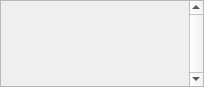
<?xml version="1.0" encoding="UTF-8"?>
<ui version="4.0">
 <class>OBSBasicMixer</class>
 <widget class="QWidget" name="OBSBasicMixer">
  <property name="geometry">
   <rect>
    <x>0</x>
    <y>0</y>
    <width>204</width>
    <height>87</height>
   </rect>
  </property>
  <layout class="QVBoxLayout" name="verticalLayout_4">
   <property name="spacing">
    <number>0</number>
   </property>
   <property name="leftMargin">
    <number>0</number>
   </property>
   <property name="topMargin">
    <number>0</number>
   </property>
   <property name="rightMargin">
    <number>0</number>
   </property>
   <property name="bottomMargin">
    <number>0</number>
   </property>
   <item>
    <widget class="QStackedWidget" name="stackedMixerArea">
     <widget class="VScrollArea" name="hMixerScrollArea">
      <property name="contextMenuPolicy">
       <enum>Qt::CustomContextMenu</enum>
      </property>
      <property name="frameShape">
       <enum>QFrame::StyledPanel</enum>
      </property>
      <property name="frameShadow">
       <enum>QFrame::Sunken</enum>
      </property>
      <property name="verticalScrollBarPolicy">
       <enum>Qt::ScrollBarAlwaysOn</enum>
      </property>
      <property name="horizontalScrollBarPolicy">
       <enum>Qt::ScrollBarAlwaysOff</enum>
      </property>
      <property name="widgetResizable">
       <bool>true</bool>
      </property>
      <widget class="QWidget" name="hVolumeWidgets">
       <property name="geometry">
        <rect>
         <x>0</x>
         <y>0</y>
         <width>67</width>
         <height>16</height>
        </rect>
       </property>
       <property name="sizePolicy">
        <sizepolicy hsizetype="Preferred" vsizetype="Maximum">
         <horstretch>0</horstretch>
         <verstretch>0</verstretch>
        </sizepolicy>
       </property>
       <layout class="QVBoxLayout" name="hVolControlLayout">
        <property name="spacing">
         <number>0</number>
        </property>
        <property name="leftMargin">
         <number>0</number>
        </property>
        <property name="topMargin">
         <number>0</number>
        </property>
        <property name="rightMargin">
         <number>0</number>
        </property>
        <property name="bottomMargin">
         <number>0</number>
        </property>
       </layout>
      </widget>
     </widget>
     <widget class="HScrollArea" name="vMixerScrollArea">
      <property name="contextMenuPolicy">
       <enum>Qt::CustomContextMenu</enum>
      </property>
      <property name="frameShape">
       <enum>QFrame::StyledPanel</enum>
      </property>
      <property name="frameShadow">
       <enum>QFrame::Sunken</enum>
      </property>
      <property name="verticalScrollBarPolicy">
       <enum>Qt::ScrollBarAlwaysOff</enum>
      </property>
      <property name="horizontalScrollBarPolicy">
       <enum>Qt::ScrollBarAlwaysOn</enum>
      </property>
      <property name="widgetResizable">
       <bool>true</bool>
      </property>
      <widget class="QWidget" name="vVolumeWidgets">
       <property name="geometry">
        <rect>
         <x>0</x>
         <y>0</y>
         <width>16</width>
         <height>28</height>
        </rect>
       </property>
       <property name="sizePolicy">
        <sizepolicy hsizetype="Maximum" vsizetype="Preferred">
         <horstretch>0</horstretch>
         <verstretch>0</verstretch>
        </sizepolicy>
       </property>
       <layout class="QHBoxLayout" name="vVolControlLayout">
        <property name="spacing">
         <number>0</number>
        </property>
        <property name="leftMargin">
         <number>0</number>
        </property>
        <property name="topMargin">
         <number>0</number>
        </property>
        <property name="rightMargin">
         <number>0</number>
        </property>
        <property name="bottomMargin">
         <number>0</number>
        </property>
       </layout>
      </widget>
     </widget>
    </widget>
   </item>
  </layout>
 </widget>
 <customwidgets>
  <customwidget>
   <class>HScrollArea</class>
   <extends>QScrollArea</extends>
   <header>horizontal-scroll-area.hpp</header>
   <container>1</container>
  </customwidget>
  <customwidget>
   <class>VScrollArea</class>
   <extends>QScrollArea</extends>
   <header>vertical-scroll-area.hpp</header>
   <container>1</container>
  </customwidget>
 </customwidgets>
 <resources>
  <include location="obs.qrc"/>
 </resources>
 <connections/>
</ui>
